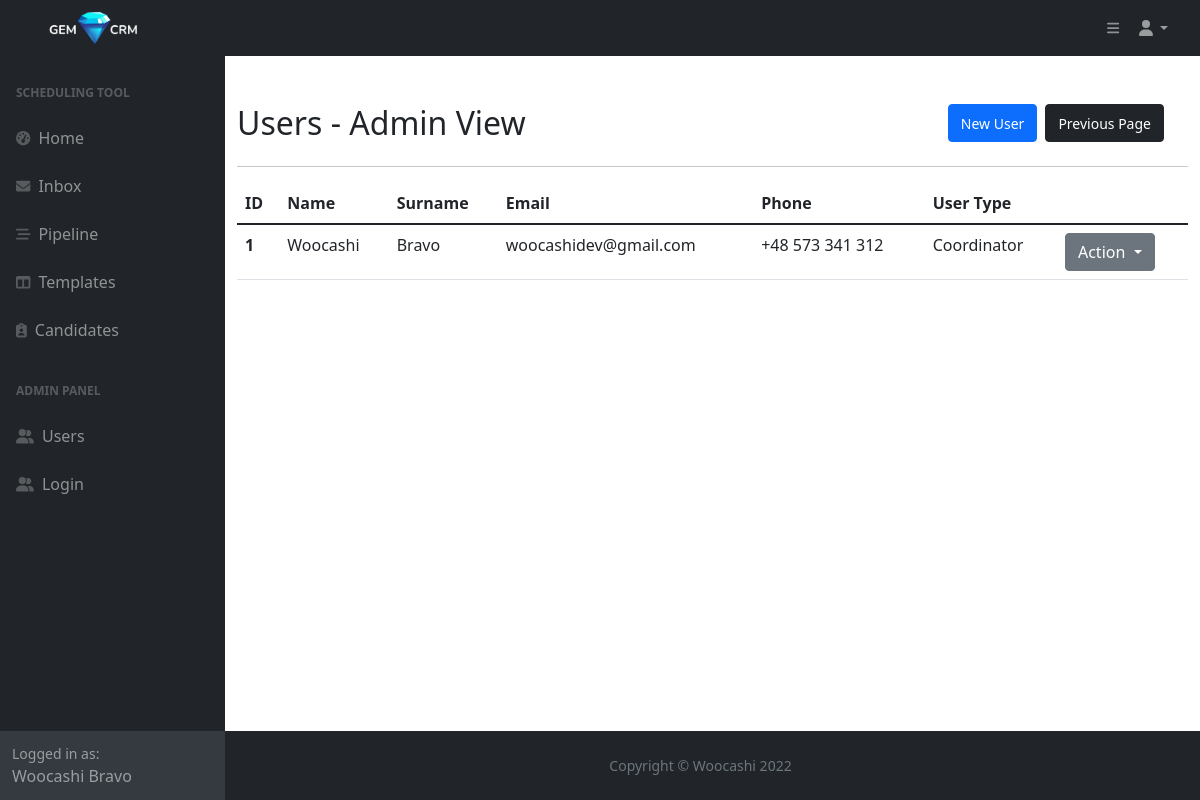
The page /users (signed in) on the database as committed earlier.
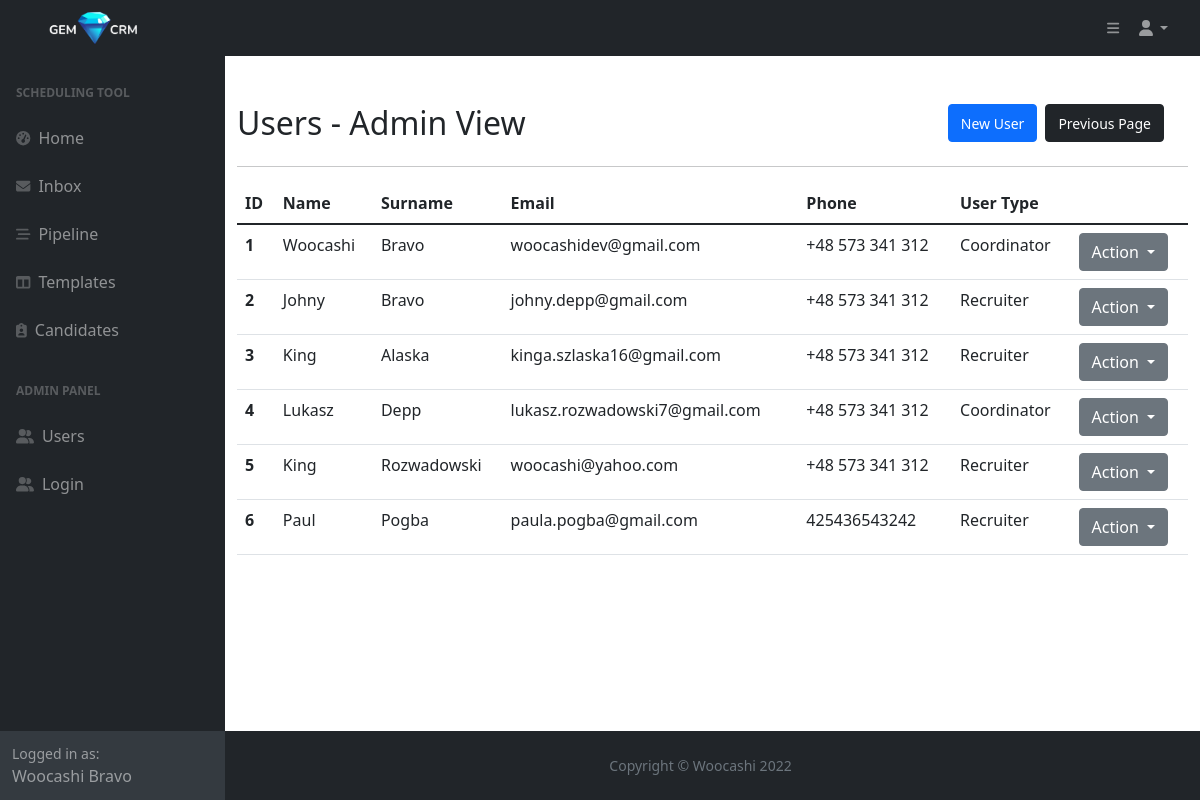
The same page on the database as committed later.
### main.py (models this page shows)
class User(db.Model, UserMixin, Base):
    __tablename__="users"
    id = db.Column(db.Integer, primary_key=True)
    first_name = db.Column(db.String, nullable=False)
    last_name = db.Column(db.String, nullable=False)
    full_name = db.Column(db.String, nullable=False)
    email = db.Column(db.String, nullable=False, unique=True)
    phone = db.Column(db.String, nullable=False)
    type = db.Column(db.String, nullable=False)
    password = db.Column(db.String, nullable=False)
    templates = relationship("Template", back_populates="created_by")
    candidates = relationship("Candidate", back_populates="created_by")
    tasks_sent = relationship("Task", primaryjoin="User.id==Task.sender_id", back_populates="from_user")
    tasks_received = relationship("Task", primaryjoin="User.id==Task.recipient_id", back_populates="to_user")
    tasks_delegated = relationship("Task", primaryjoin="User.id==Task.delegate_id", back_populates="delegated_by")
    message = relationship("Message", primaryjoin="Message.user_id==User.id", back_populates="user")

### main.py (the view)
@app.route('/users')
@login_required
def users():
    users = db.session.query(User).all()
    return render_template('users.html', users=users)

### main.py (called while the page is built)
@login_manager.user_loader
def load_user(user_id):
    try:
        return User.query.get(user_id)
    except:
        return None

### templates/users.html (shortened to what this page needs)
{% import "bootstrap/wtf.html" as wtf %}
{% include 'header.html' %}
	<main>
		<div class="container mt-4">
			<div class="row d-flex align-items-center">
				<div class="row d-flex justify-content-between">
					<div class="col">
						<h2 class="mt-4">Users - Admin View</h2>
					</div>
					<div class="col d-flex justify-content-end mt-4">
						<span><a class="btn btn-primary ms-2" href="{{url_for('user_new', form=form)}}"><small>New User</small></a></span>
						<span><a class="btn btn-dark ms-2" href="javascript:history.back()"><small>Previous Page</small></a></span>
					</div>
				</div>
			</div>
			<hr>
			{% if users|length == 0 %}
			<p>There are no users registered in this CRM environment</p>
			{% else %}
			<table class="table">
				  <thead>
				    <tr>
				      <th scope="col">ID</th>
				      <th scope="col">Name</th>
				      <th scope="col">Surname</th>
				      <th scope="col">Email</th>
					    <th scope="col">Phone</th>
					    <th scope="col">User Type</th>
				    </tr>
				  </thead>
				  <tbody>
				  {% for user in users %}
				    <tr>
				      <th scope="row">{{user.id}}</th>
				      <td>{{user.first_name}}</td>
				      <td>{{user.last_name}}</td>
				      <td>{{user.email}}</td>
					    <td>{{user.phone}}</td>
					    <td>{{user.type}}</td>
					    <td>
						    <div class="dropdown">
							  <button class="btn btn-secondary dropdown-toggle" type="button" data-bs-toggle="dropdown" aria-expanded="false">
							    Action
							  </button>
							</div>
					    </td>
				    </tr>
				  {% endfor %}
				  </tbody>
				</table>
			{% endif %}
		</div>
	</main>
{% include 'footer.html' %}

### templates/header.html (shortened to what this page needs)
<!DOCTYPE html>
<html lang="en">
    <head>
        <link href="https://cdn.jsdelivr.net/npm/simple-datatables@latest/dist/style.css" rel="stylesheet" />
        <link href="{{ url_for('static', filename='css/styles.css') }}" rel="stylesheet" />
    </head>
    <body class="sb-nav-fixed">
        <nav class="sb-topnav d-flex justify-content-between navbar navbar-expand navbar-dark bg-dark">
                <a class="navbar-brand ps-3" href="{{ url_for('home') }}"><img class="img-fluid gem-logo" src="{{url_for('static', filename='assets/img/logo-white.png')}}" alt="logo"></a>
                 <div class="d-flex">
                <button class="btn btn-link btn-sm order-1 order-lg-0 me-4 me-lg-0" id="sidebarToggle" ><i class="fas fa-bars"></i></button>
            <ul class="navbar-nav ms-auto ms-md-0 me-3 me-lg-4">
                <li class="nav-item dropdown">
                    <a class="nav-link dropdown-toggle" id="navbarDropdown" href="#" role="button" data-bs-toggle="dropdown" aria-expanded="false"><i class="fas fa-user fa-fw"></i></a>
                </li>
            </ul>
                </div>
        </nav>
        <div id="layoutSidenav">
            <div id="layoutSidenav_nav">
                <nav class="sb-sidenav accordion sb-sidenav-dark" id="sidenavAccordion">
                    <div class="sb-sidenav-menu">
                        <div class="nav">
                            <div class="sb-sidenav-menu-heading">Scheduling tool</div>
                            <a class="nav-link" href={{url_for('home')}}>
                                <div class="sb-nav-link-icon"><i class="fas fa-tachometer-alt"></i></div>
                                Home
                            <a class="nav-link" href="{{url_for('inbox')}}">
                                <div class="sb-nav-link-icon"><i class="fa-solid fa-envelope"></i></div>
                                Inbox
                            </a>
                            <a class="nav-link" href={{url_for('pipeline')}}>
                                <div class="sb-nav-link-icon"><i class="fa-solid fa-bars-staggered"></i></div>
                                Pipeline
                            </a>
                            <a class="nav-link" href={{url_for('templates')}}>
                                <div class="sb-nav-link-icon"><i class="fas fa-columns"></i></div>
                                Templates
                            </a>
                            <a class="nav-link" href={{url_for('candidates')}}>
                                <div class="sb-nav-link-icon me-2"><i class="fa-solid fa-clipboard-user"></i></div>
                                Candidates
                            </a>
                            <div class="sb-sidenav-menu-heading">ADMIN PANEL</div>
                            <a class="nav-link" href="{{url_for('users')}}">
                                <div class="sb-nav-link-icon"><i class="fa-solid fa-user-group"></i></div>
                                Users
                            </a>
                            <a class="nav-link" href="{{url_for('login')}}">
                                <div class="sb-nav-link-icon"><i class="fa-solid fa-user-group"></i></div>
                                Login
                            </a>
                        </div>
                    </div>
                    {% if current_user %}
                    <div class="sb-sidenav-footer">
                        <div class="small">Logged in as:</div>
                        {{current_user.first_name}} {{current_user.last_name}}
                    </div>
                    {% endif %}
                </nav>
            </div>
            <div id="layoutSidenav_content">

### templates/footer.html (shortened to what this page needs)
<footer class="py-4 bg-dark mt-auto">
                    <div class="container-fluid px-4">
                        <div class="d-flex align-items-center justify-content-center small">
                            <div class="text-muted me-4">Copyright &copy; Woocashi 2022</div>
                        </div>
                    </div>
                </footer>
            </div>
        </div>
    </body>
</html>

Rows that differ between the two databases and show on the page:
added User: id "2", first_name "Johny", last_name "Bravo", email "johny.depp@gmail.com", phone "+48 573 341 312", type "Recruiter"
added User: id "3", first_name "King", last_name "Alaska", email "kinga.szlaska16@gmail.com", phone "+48 573 341 312", type "Recruiter"
added User: id "4", first_name "Lukasz", last_name "Depp", email "lukasz.rozwadowski7@gmail.com", phone "+48 573 341 312", type "Coordinator"
added User: id "5", first_name "King", last_name "Rozwadowski", email "woocashi@yahoo.com", phone "+48 573 341 312", type "Recruiter"
added User: id "6", first_name "Paul", last_name "Pogba", email "paula.pogba@gmail.com", phone "425436543242", type "Recruiter"
